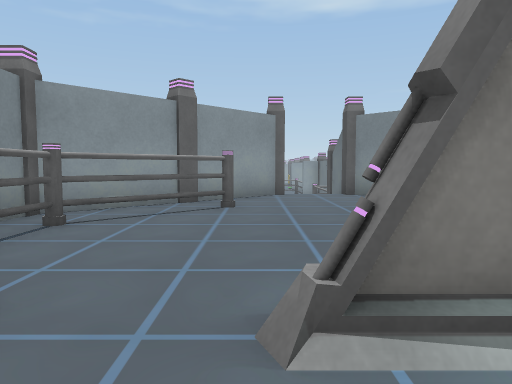
view 1 (above)

17 first-person views from a walk through a Unity game level. The camera is 0.72 m above the floor, tilts 4° down and sees 70° across. The floor is counted in squares, 1 m on a side. Each view is taken from the middle of a square. On the plan, view 1 faces up. The plan holds only what a view shows up to about 11 squares ahead; the rest is blank. The place goes on beyond the plan. Door leaves are left out, so doorways stand open. Some surface patterns are stand-ins.

view 2
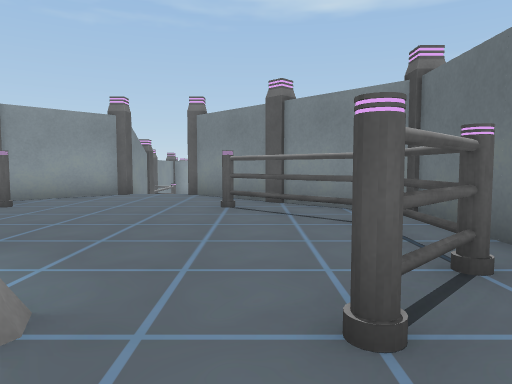

view 3
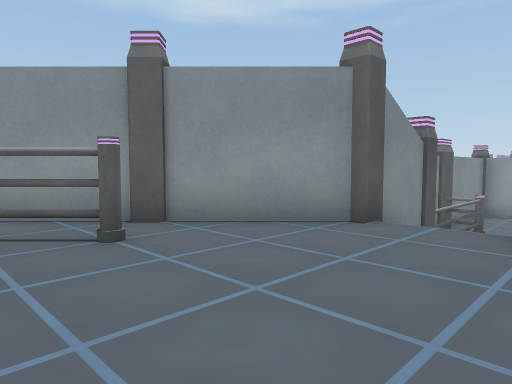

view 4
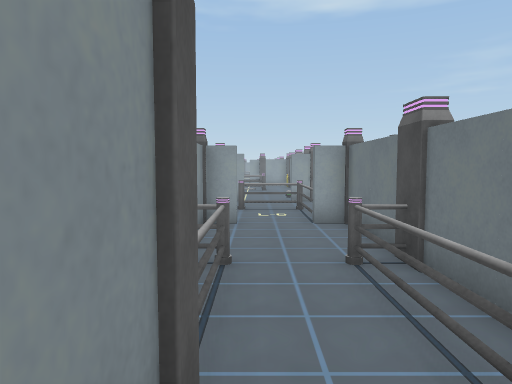

view 5
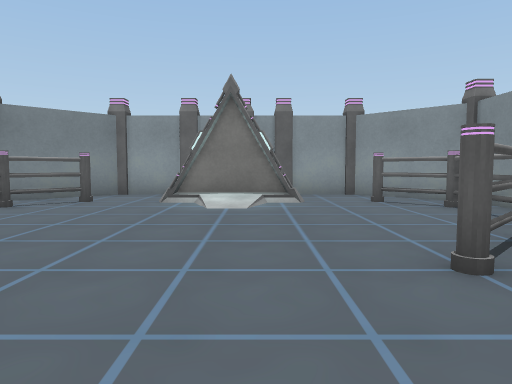

view 6
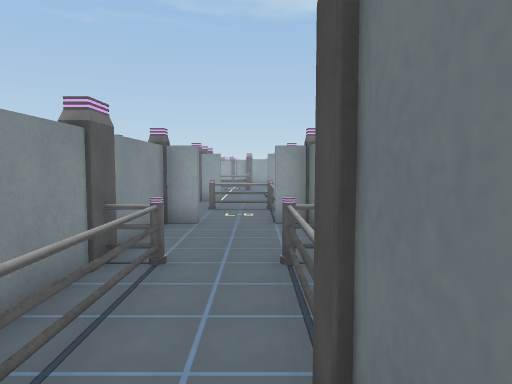

view 7
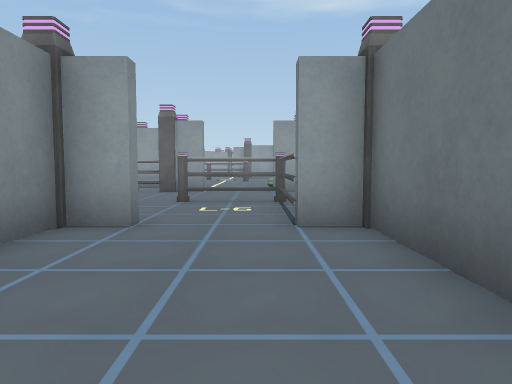

view 8
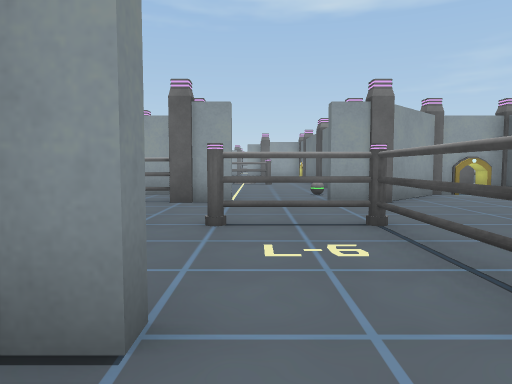

view 9
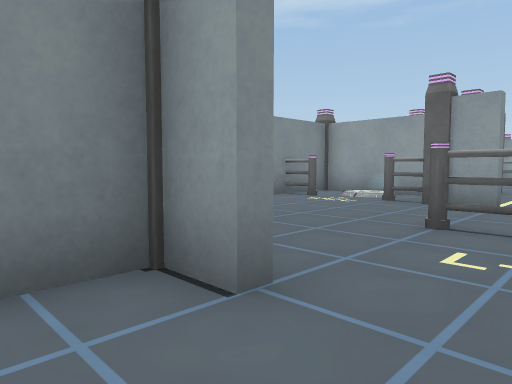

view 10
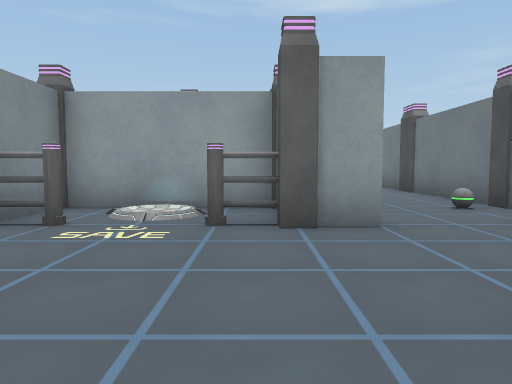

view 11
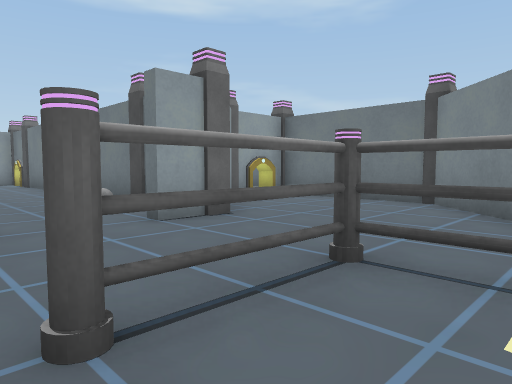

view 12
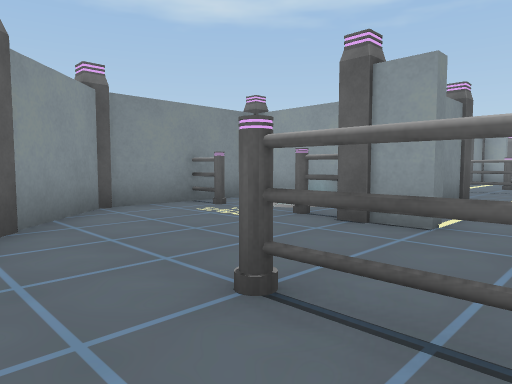

view 13
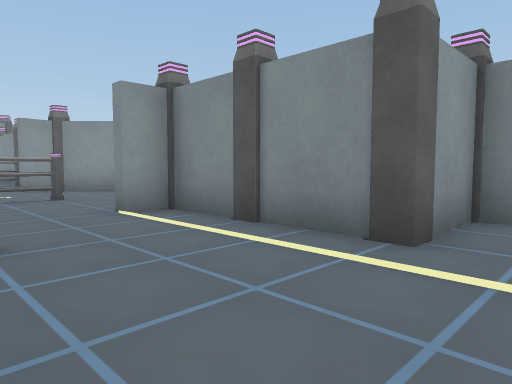

view 14
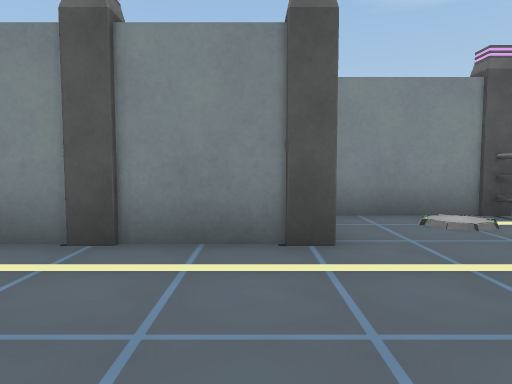

view 15
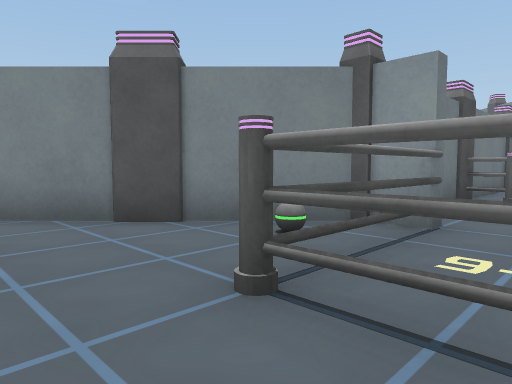

view 16
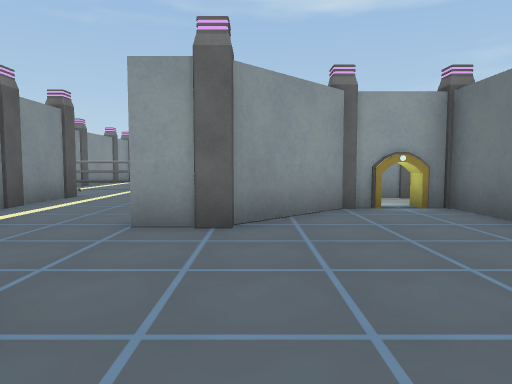

view 17
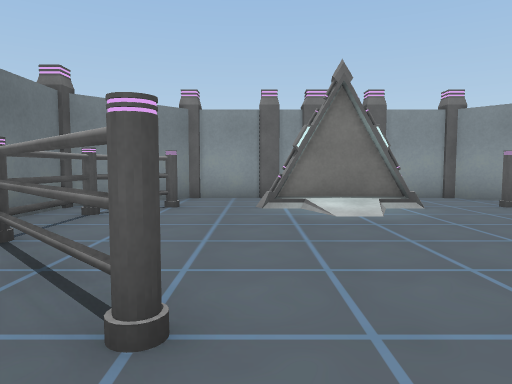

### Floor plan
Key: @ floor where view 1 was taken; # wall or solid block; . main floor; : floor 1 m higher than the main floor; / step, stairs or slope; D open door; O other object.
Columns run from 5 left of view 1 to 8 right of it. Each row starts with its distance up from view 1.
 31   ##.....O
 30   #......#
 29   ##O....#  #O
 28 ####O....O OOO
 27 #...O...OOODOO
 26 #OO.OODD##...#
 25 #.O...DDOO...#
 24 #............#
 23 ##....OOO...##
 22   O....O...##
 21    #....O.O
 20    ##ODDD#
 19     ODDDDO
 18     #....#
 17     #....#
 16     OOO.OO
 15     OO..OO
 14      O..O
 13      O..O
 12      O..O
 11      O//OO
 10      O//O
  9      O::##
  8    ##::::##
  7    #OO::OO#
  6   ##O::::O##
  5   OO::::::OO
  4   O::::::::O
  3   OO::::::OO
  2   OO:OOOO:OO
  1   #:O:: :O:#
  0   ##:@  ::##
 -1    ##OOOO##

Where each view was taken, in squares from view 1:
view 1: 0 up, 0 right, facing up
view 2: 0 up, 4 right, facing up
view 3: 5 up, 3 right, facing up-left
view 4: 10 up, 1 right, facing up
view 5: 9 up, 1 right, facing down
view 6: 10 up, 2 right, facing up
view 7: 15 up, 2 right, facing up
view 8: 18 up, 1 right, facing up
view 9: 18 up, 2 right, facing up-left
view 10: 21 up, 1 left, facing up
view 11: 21 up, 0 right, facing up-right
view 12: 21 up, 2 right, facing up-left
view 13: 31 up, 3 right, facing down-left
view 14: 29 up, 3 right, facing left
view 15: 24 up, 1 right, facing down-right
view 16: 21 up, 4 right, facing up
view 17: 8 up, 3 right, facing down
